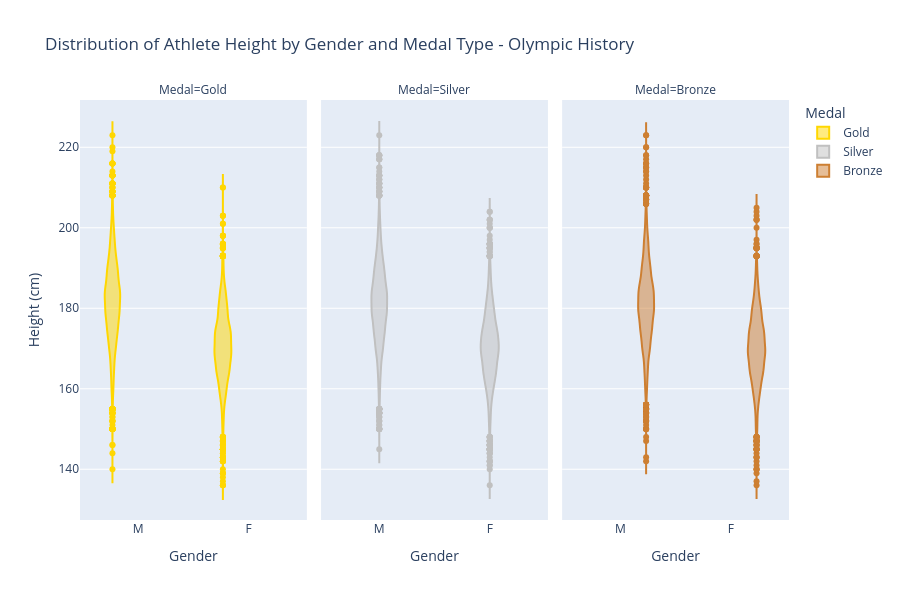

The notebook cell saved with this chart:
### Code cell
# Data preparation for violin plot
# Filter data for medal winners and relevant columns
medal_data = olympic_df[
    (olympic_df['Medal'].isin(['Gold', 'Silver', 'Bronze'])) & 
    (olympic_df['Height'].notna()) & 
    (olympic_df['Weight'].notna())
].copy()

# Create the violin plot using Plotly for interactivity
fig = px.violin(
    medal_data, 
    x='Sex', 
    y='Height', 
    color='Medal',
    facet_col='Medal',
    title='Distribution of Athlete Height by Gender and Medal Type - Olympic History',
    labels={'Height': 'Height (cm)', 'Sex': 'Gender'},
    category_orders={'Medal': ['Gold', 'Silver', 'Bronze']},
    color_discrete_map={'Gold': 'gold', 'Silver': 'silver', 'Bronze': '#cd7f32'}
)

fig.update_layout(
    height=600,
    showlegend=True
)

fig.show()

### Figure 1 — Plotly figure (JSON) as saved in the notebook; plotly's stock layout.template omitted (floating-point values rounded to 4 significant figures; data arrays with more than 128 entries replaced by an {"elided": "..."} marker saying what was removed)
{"data": [{"alignmentgroup": "True", "box": {"visible": false}, "hovertemplate": "Medal=Gold<br>Gender=%{x}<br>Height (cm)=%{y}<extra></extra>", "legendgroup": "Gold", "marker": {"color": "gold"}, "name": "Gold", "offsetgroup": "Gold", "orientation": "v", "scalegroup": "True", "showlegend": true, "type": "violin", "x": {"elided": "10168 str values"}, "x0": " ", "xaxis": "x", "y": {"elided": "10168 float values"}, "y0": " ", "yaxis": "y"}, {"alignmentgroup": "True", "box": {"visible": false}, "hovertemplate": "Medal=Silver<br>Gender=%{x}<br>Height (cm)=%{y}<extra></extra>", "legendgroup": "Silver", "marker": {"color": "silver"}, "name": "Silver", "offsetgroup": "Silver", "orientation": "v", "scalegroup": "True", "showlegend": true, "type": "violin", "x": {"elided": "9874 str values"}, "x0": " ", "xaxis": "x2", "y": {"elided": "9874 float values"}, "y0": " ", "yaxis": "y2"}, {"alignmentgroup": "True", "box": {"visible": false}, "hovertemplate": "Medal=Bronze<br>Gender=%{x}<br>Height (cm)=%{y}<extra></extra>", "legendgroup": "Bronze", "marker": {"color": "#cd7f32"}, "name": "Bronze", "offsetgroup": "Bronze", "orientation": "v", "scalegroup": "True", "showlegend": true, "type": "violin", "x": {"elided": "10154 str values"}, "x0": " ", "xaxis": "x3", "y": {"elided": "10154 float values"}, "y0": " ", "yaxis": "y3"}], "layout": {"annotations": [{"font": {}, "showarrow": false, "text": "Medal=Gold", "x": 0.16, "xanchor": "center", "xref": "paper", "y": 1, "yanchor": "bottom", "yref": "paper"}, {"font": {}, "showarrow": false, "text": "Medal=Silver", "x": 0.5, "xanchor": "center", "xref": "paper", "y": 1, "yanchor": "bottom", "yref": "paper"}, {"font": {}, "showarrow": false, "text": "Medal=Bronze", "x": 0.84, "xanchor": "center", "xref": "paper", "y": 1, "yanchor": "bottom", "yref": "paper"}], "height": 600, "legend": {"title": {"text": "Medal"}, "tracegroupgap": 0}, "showlegend": true, "title": {"text": "Distribution of Athlete Height by Gender and Medal Type - Olympic History"}, "violinmode": "group", "xaxis": {"anchor": "y", "domain": [0, 0.32], "title": {"text": "Gender"}}, "xaxis2": {"anchor": "y2", "domain": [0.34, 0.66], "matches": "x", "title": {"text": "Gender"}}, "xaxis3": {"anchor": "y3", "domain": [0.68, 1.0], "matches": "x", "title": {"text": "Gender"}}, "yaxis": {"anchor": "x", "domain": [0, 1], "title": {"text": "Height (cm)"}}, "yaxis2": {"anchor": "x2", "domain": [0, 1], "matches": "y", "showticklabels": false}, "yaxis3": {"anchor": "x3", "domain": [0, 1], "matches": "y", "showticklabels": false}}}
